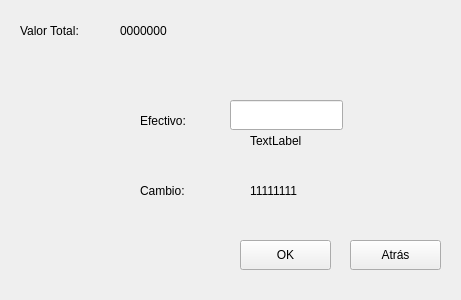
<?xml version="1.0" encoding="UTF-8"?>
<ui version="4.0">
 <class>Dialog</class>
 <widget class="QDialog" name="Dialog">
  <property name="geometry">
   <rect>
    <x>0</x>
    <y>0</y>
    <width>461</width>
    <height>300</height>
   </rect>
  </property>
  <property name="windowTitle">
   <string>Dialog</string>
  </property>
  <widget class="QLineEdit" name="lineEdit">
   <property name="geometry">
    <rect>
     <x>230</x>
     <y>100</y>
     <width>113</width>
     <height>30</height>
    </rect>
   </property>
  </widget>
  <widget class="QPushButton" name="pushButton">
   <property name="geometry">
    <rect>
     <x>250</x>
     <y>320</y>
     <width>91</width>
     <height>30</height>
    </rect>
   </property>
   <property name="text">
    <string>OK</string>
   </property>
  </widget>
  <widget class="QLabel" name="label">
   <property name="geometry">
    <rect>
     <x>20</x>
     <y>20</y>
     <width>131</width>
     <height>22</height>
    </rect>
   </property>
   <property name="text">
    <string>Valor Total:</string>
   </property>
  </widget>
  <widget class="QPushButton" name="pushButton_2">
   <property name="geometry">
    <rect>
     <x>360</x>
     <y>320</y>
     <width>91</width>
     <height>30</height>
    </rect>
   </property>
   <property name="text">
    <string>Atrás</string>
   </property>
  </widget>
  <widget class="QLabel" name="label_3">
   <property name="geometry">
    <rect>
     <x>140</x>
     <y>110</y>
     <width>68</width>
     <height>22</height>
    </rect>
   </property>
   <property name="text">
    <string>Efectivo: </string>
   </property>
  </widget>
  <widget class="QLabel" name="label_2">
   <property name="geometry">
    <rect>
     <x>120</x>
     <y>20</y>
     <width>68</width>
     <height>22</height>
    </rect>
   </property>
   <property name="text">
    <string>0000000</string>
   </property>
  </widget>
  <widget class="QLabel" name="label_5">
   <property name="geometry">
    <rect>
     <x>250</x>
     <y>180</y>
     <width>68</width>
     <height>22</height>
    </rect>
   </property>
   <property name="text">
    <string>11111111</string>
   </property>
  </widget>
  <widget class="QLabel" name="label_4">
   <property name="geometry">
    <rect>
     <x>140</x>
     <y>180</y>
     <width>91</width>
     <height>22</height>
    </rect>
   </property>
   <property name="text">
    <string>Cambio:</string>
   </property>
  </widget>
  <widget class="QLabel" name="label_6">
   <property name="geometry">
    <rect>
     <x>250</x>
     <y>130</y>
     <width>68</width>
     <height>22</height>
    </rect>
   </property>
   <property name="text">
    <string>TextLabel</string>
   </property>
  </widget>
  <widget class="QPushButton" name="pushButton_3">
   <property name="geometry">
    <rect>
     <x>240</x>
     <y>240</y>
     <width>91</width>
     <height>30</height>
    </rect>
   </property>
   <property name="text">
    <string>OK</string>
   </property>
  </widget>
  <widget class="QPushButton" name="pushButton_4">
   <property name="geometry">
    <rect>
     <x>350</x>
     <y>240</y>
     <width>91</width>
     <height>30</height>
    </rect>
   </property>
   <property name="text">
    <string>Atrás</string>
   </property>
  </widget>
 </widget>
 <resources/>
 <connections/>
</ui>
